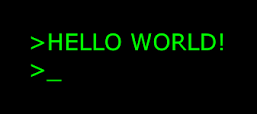
#> input picture hello world.gif, 257 x 114 px
$ python hello.py
#> lines starting #> are read from the running program, lines starting #| are printed output that depends on the picture
#!/usr/bin/env python
"""
    Copyright 2018  by Michael Wild (alohawild)
                    and by Ernest Bonat, Ph.D.
    Licensed under the Apache License, Version 2.0 (the "License");
    you may not use this file except in compliance with the License.
    You may obtain a copy of the License at
        http://www.apache.org/licenses/LICENSE-2.0
    Unless required by applicable law or agreed to in writing, software
    distributed under the License is distributed on an "AS IS" BASIS,
    WITHOUT WARRANTIES OR CONDITIONS OF ANY KIND, either express or implied.
    See the License for the specific language governing permissions and
    limitations under the License.
==============================================================================

"""
__author__ = 'michaelwild'
__copyright__ = "Copyright (C) 2018 Michael Wild and Ernest Bonat, Ph.D."
__license__ = "Apache License, Version 2.0"
__version__ = "0.0.1"
__credits__ = ["Michael Wild", "Ernest Bonat, Ph.D."]
__maintainer__ = "Michael Wild"
__email__ = ["alohawild@mac.com", "ernest.bonat@gmail.com"]
__status__ = "Initial"

import cv2
import sys
import xgboost as xgb
import pydicom

# =============================================================
# Main program begins here


print("Program: hello")
print("Version ", __version__, " ", __copyright__, " ", __license__)
print("Running on ", sys.version)
print("CV version: ", cv2.__version__)
print("XGBoost version: ", xgb.__version__)
print("Dicom version: ", pydicom.__version__)

print("Hello World CV")

img = cv2.imread('hello world.gif',0)
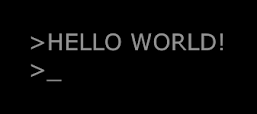
#> img: shape (114, 257); min 0, max 149, mean 5.7

cv2.imshow('image',img)

cv2.waitKey(0)
cv2.destroyAllWindows()
